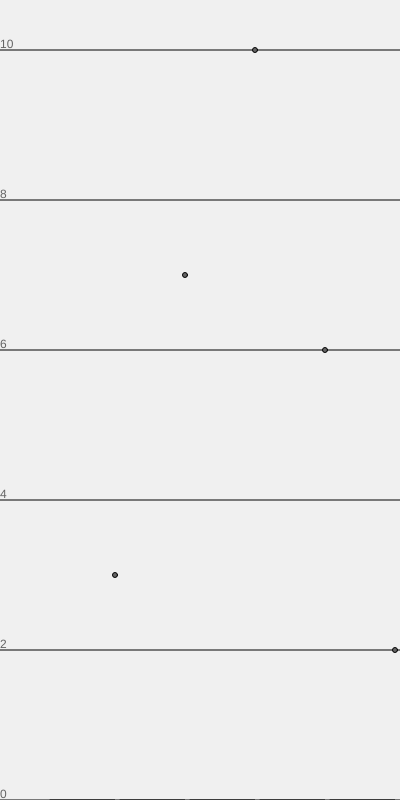
Frame 1 (no input)
Frame 2 (the mouse pressed at the canvas centre, redrawn once): identical to frame 1, image omitted

The p5.js sketch that drew this single still picture (run headless with seeded random() and noise() and a simulated clock; the mouse was pressed at the canvas centre and the sketch redrawn once):

// p5.js sketch
// ── sketch.js
// some random numbers
var data = [3, 7, 10, 6, 2];

// some constants
var DIAMETER = 5;
var SCALE = 75;
var SPACING = 5;

//-----------------------------------------------------------------------------
// Setup the sketch
function setup() {
  createCanvas(400, 800);
  noLoop();
  fill(100);
}

//-----------------------------------------------------------------------------
// draw the sketch
function draw() {
  background(240)

  // determine how many items
  var count = data.length;

  // draw the axis
  for (var i = 0; i <= 10; i += 2) {

    // calculate the y position
    var yPos = height-75*i;

    // draw a line and some text
    line(0,yPos,width,yPos);
    text(i,0,yPos-2)
  }


  // for each item:
  for (var i = 0; i < count; i++){

    // calculate some values
    var w = (width-50)/count-5;
    var h = -data[i]*SCALE;
    var x = (w+5)*i+50;
    var y = height;

    // draw the bars
    rect(x, y, w, h);

    // draw the circle
    ellipse(x+w, y+h, DIAMETER, DIAMETER);
  }


}
